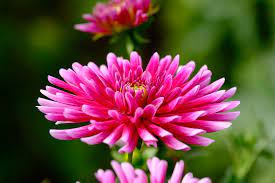
#> input picture abc1.jpeg, 275 x 183 px
$ python pytho.py
#> lines starting #> are read from the running program, lines starting #| are printed output that depends on the picture
#Read an RGB image and convert it to Gray image

import cv2

image=cv2.imread('abc1.jpeg')
#> image is the input picture: shape (183, 275, 3); mean B, G, R 61.6, 70.7, 103.6
cv2.imshow('orginal',image)
cv2.waitKey()

gray_image=cv2.cvtColor(image,cv2.COLOR_BGR2GRAY)
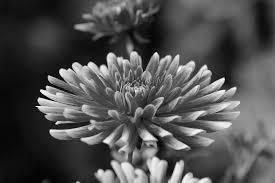
#> gray_image: shape (183, 275); min 1, max 254, mean 79.5
cv2.imshow('Grayscale',gray_image)
cv2.waitKey(0)
cv2.destroyAllWindows()

$ run again, with abc2.jpeg copied over abc1.jpeg
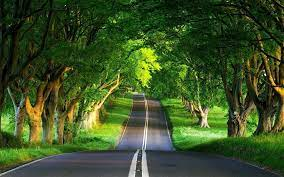
#> input picture abc2.jpeg, 284 x 177 px
#> image is the input picture: shape (177, 284, 3); mean B, G, R 38.3, 81.4, 59.6
#> `gray_image=cv2.cvtColor(image,cv2.COLOR_BGR2GRAY)`:
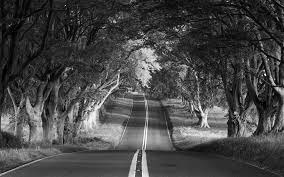
#> gray_image: shape (177, 284); min 0, max 254, mean 70

$ run again, with abc4.jpeg copied over abc1.jpeg
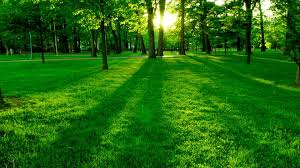
#> input picture abc4.jpeg, 300 x 168 px
#> image is the input picture: shape (168, 300, 3); mean B, G, R 16.1, 106.4, 36.4
#> `gray_image=cv2.cvtColor(image,cv2.COLOR_BGR2GRAY)`:
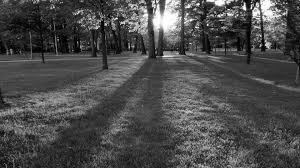
#> gray_image: shape (168, 300); min 0, max 255, mean 75.2

$ run again, with abc5.jpeg copied over abc1.jpeg
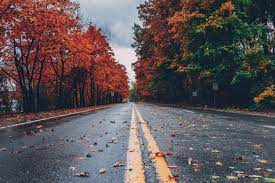
#> input picture abc5.jpeg, 275 x 183 px
#> image is the input picture: shape (183, 275, 3); mean B, G, R 86.2, 83.5, 93.9
#> `gray_image=cv2.cvtColor(image,cv2.COLOR_BGR2GRAY)`:
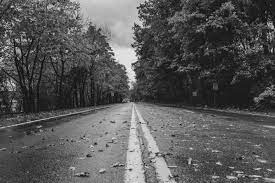
#> gray_image: shape (183, 275); min 1, max 253, mean 86.9
